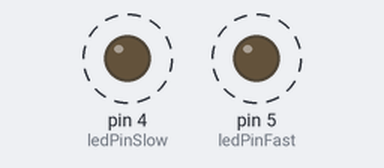
Bench run of a program on a simulated Arduino Uno, built with avr-gcc and run on an emulated ATmega328P. Parts: output pins drawn as LEDs (lit = HIGH). Dashed ring = blinking.

Above: at 0.12 s.
Timing chart, 0 to 40.0 s (numbered marks = the images above):
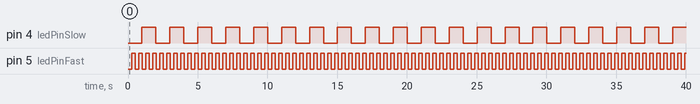

The program:

main.cpp
```cpp
#include <Arduino.h>
/**
 * @brief Initializations and defines
 * Used Pin 4 and 5 on Uno
 */
#define ledPinSlow 4
#define ledPinFast 5

uint16_t currentTime;
long ledSlowRate = 1000;
boolean ledSlowState = LOW;
long ledFastRate = 250;
boolean ledFastState = LOW;

/**
 * @brief Get Current starting time for each LED
 * Fast LED timestamp = previousTimeFast
 * Slow LED timestamp = previousTimeSlow
 */
unsigned long previousTimeSlow = millis();
unsigned long previousTimeFast = millis();

void setup()
{
  pinMode(ledPinSlow, OUTPUT);
  pinMode(ledPinFast, OUTPUT);
}


/**
 * @brief Entering the super loop structure.
 * Please refer to flowchart on project Readme.md
 */
void loop()
{
  currentTime = millis();

  if (currentTime - previousTimeSlow > ledSlowRate)
  {
    if (ledSlowState == LOW)
    {
      ledSlowState = HIGH;
      digitalWrite(ledPinSlow, ledSlowState);
    }
    else
    {
      ledSlowState = LOW;
      digitalWrite(ledPinSlow, ledSlowState); // redundant, only added in for completeness and readability
    }
    previousTimeSlow = currentTime;
  }

  if (currentTime - previousTimeFast > ledFastRate)
  {
    if (ledFastState == LOW)
    {
      ledFastState = HIGH;
      digitalWrite(ledPinFast, ledFastState);
    }
    else
    {
      ledFastState = LOW;
      digitalWrite(ledPinFast, ledFastState); // redundant, only added in for completeness and readability
    }
    previousTimeFast = currentTime;
  }
}
```

Measured:
- by itself, pin 4 (ledPinSlow): alternates HIGH for 1.0 s and LOW for 1.0 s
- by itself, pin 5 (ledPinFast): alternates HIGH for 0.25 s and LOW for 0.25 s
